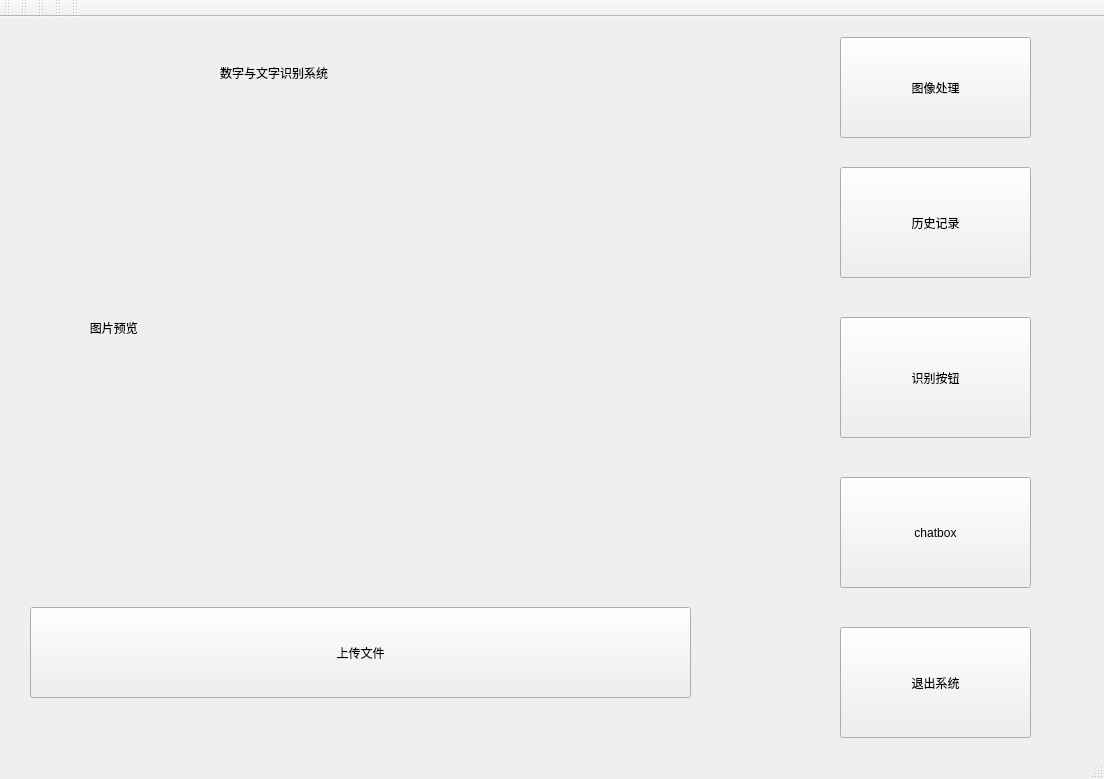
<?xml version="1.0" encoding="UTF-8"?>
<ui version="4.0">
 <class>mainwindowClass</class>
 <widget class="QMainWindow" name="mainwindowClass">
  <property name="geometry">
   <rect>
    <x>0</x>
    <y>0</y>
    <width>1104</width>
    <height>779</height>
   </rect>
  </property>
  <property name="windowTitle">
   <string>mainwindow2</string>
  </property>
  <widget class="QWidget" name="centralWidget">
   <widget class="QStackedWidget" name="stackedWidget">
    <property name="geometry">
     <rect>
      <x>0</x>
      <y>0</y>
      <width>1111</width>
      <height>741</height>
     </rect>
    </property>
    <property name="currentIndex">
     <number>0</number>
    </property>
    <widget class="QWidget" name="page">
     <widget class="QLabel" name="label_2">
      <property name="geometry">
       <rect>
        <x>220</x>
        <y>20</y>
        <width>451</width>
        <height>71</height>
       </rect>
      </property>
      <property name="styleSheet">
       <string notr="true">font: 22pt &quot;Microsoft YaHei UI&quot;;</string>
      </property>
      <property name="text">
       <string>数字与文字识别系统</string>
      </property>
     </widget>
     <widget class="QPushButton" name="pushButton">
      <property name="geometry">
       <rect>
        <x>30</x>
        <y>590</y>
        <width>661</width>
        <height>91</height>
       </rect>
      </property>
      <property name="styleSheet">
       <string notr="true">font: 16pt &quot;Microsoft YaHei UI&quot;;</string>
      </property>
      <property name="text">
       <string>上传文件</string>
      </property>
     </widget>
     <widget class="QPushButton" name="pushButton_2">
      <property name="geometry">
       <rect>
        <x>840</x>
        <y>300</y>
        <width>191</width>
        <height>121</height>
       </rect>
      </property>
      <property name="styleSheet">
       <string notr="true">font: 18pt &quot;Microsoft YaHei UI&quot;;</string>
      </property>
      <property name="text">
       <string>识别按钮</string>
      </property>
     </widget>
     <widget class="QLabel" name="label">
      <property name="geometry">
       <rect>
        <x>30</x>
        <y>90</y>
        <width>781</width>
        <height>441</height>
       </rect>
      </property>
      <property name="styleSheet">
       <string notr="true">font: 26pt &quot;Microsoft YaHei UI&quot;;</string>
      </property>
      <property name="text">
       <string>                  图片预览</string>
      </property>
     </widget>
     <widget class="QPushButton" name="pushButton_history">
      <property name="geometry">
       <rect>
        <x>840</x>
        <y>150</y>
        <width>191</width>
        <height>111</height>
       </rect>
      </property>
      <property name="styleSheet">
       <string notr="true">font: 18pt &quot;Microsoft YaHei UI&quot;;</string>
      </property>
      <property name="text">
       <string>历史记录</string>
      </property>
     </widget>
     <widget class="QPushButton" name="pushButton_4">
      <property name="geometry">
       <rect>
        <x>840</x>
        <y>610</y>
        <width>191</width>
        <height>111</height>
       </rect>
      </property>
      <property name="styleSheet">
       <string notr="true">font: 20pt &quot;Microsoft YaHei UI&quot;;</string>
      </property>
      <property name="text">
       <string>退出系统</string>
      </property>
     </widget>
     <widget class="QPushButton" name="pushButton_3">
      <property name="geometry">
       <rect>
        <x>840</x>
        <y>460</y>
        <width>191</width>
        <height>111</height>
       </rect>
      </property>
      <property name="styleSheet">
       <string notr="true">
font: 18pt &quot;Microsoft YaHei UI&quot;;</string>
      </property>
      <property name="text">
       <string>chatbox</string>
      </property>
     </widget>
     <widget class="QPushButton" name="pushButton_toPage4">
      <property name="geometry">
       <rect>
        <x>840</x>
        <y>20</y>
        <width>191</width>
        <height>101</height>
       </rect>
      </property>
      <property name="styleSheet">
       <string notr="true">font: 18pt &quot;Agency FB&quot;;</string>
      </property>
      <property name="text">
       <string>图像处理</string>
      </property>
     </widget>
    </widget>
    <widget class="QWidget" name="page_2">
     <widget class="QLabel" name="label_3">
      <property name="geometry">
       <rect>
        <x>270</x>
        <y>10</y>
        <width>581</width>
        <height>421</height>
       </rect>
      </property>
      <property name="styleSheet">
       <string notr="true">font: 26pt &quot;Microsoft YaHei UI&quot;;</string>
      </property>
      <property name="text">
       <string>                  图片预览</string>
      </property>
     </widget>
     <widget class="QTextEdit" name="textEdit">
      <property name="geometry">
       <rect>
        <x>10</x>
        <y>510</y>
        <width>791</width>
        <height>191</height>
       </rect>
      </property>
     </widget>
     <widget class="QLabel" name="label_4">
      <property name="geometry">
       <rect>
        <x>280</x>
        <y>420</y>
        <width>631</width>
        <height>61</height>
       </rect>
      </property>
      <property name="styleSheet">
       <string notr="true">font: 30pt &quot;Microsoft YaHei UI&quot;;</string>
      </property>
      <property name="text">
       <string>识别文字的展示和输出</string>
      </property>
     </widget>
     <widget class="QPushButton" name="pushButton_ocr">
      <property name="geometry">
       <rect>
        <x>840</x>
        <y>510</y>
        <width>251</width>
        <height>191</height>
       </rect>
      </property>
      <property name="styleSheet">
       <string notr="true">font: 22pt &quot;Agency FB&quot;;</string>
      </property>
      <property name="text">
       <string>识别按钮</string>
      </property>
     </widget>
    </widget>
    <widget class="QWidget" name="page_3">
     <widget class="QLabel" name="label_5">
      <property name="geometry">
       <rect>
        <x>30</x>
        <y>0</y>
        <width>251</width>
        <height>51</height>
       </rect>
      </property>
      <property name="styleSheet">
       <string notr="true">font: 27pt &quot;Microsoft YaHei UI&quot;;</string>
      </property>
      <property name="text">
       <string>历史记录</string>
      </property>
     </widget>
     <widget class="QTextEdit" name="textEdit_result">
      <property name="geometry">
       <rect>
        <x>320</x>
        <y>10</y>
        <width>771</width>
        <height>371</height>
       </rect>
      </property>
     </widget>
     <widget class="QPushButton" name="pushButton_ollama">
      <property name="geometry">
       <rect>
        <x>950</x>
        <y>400</y>
        <width>141</width>
        <height>141</height>
       </rect>
      </property>
      <property name="styleSheet">
       <string notr="true">font: 24pt &quot;Agency FB&quot;;</string>
      </property>
      <property name="text">
       <string>输入</string>
      </property>
     </widget>
     <widget class="QLineEdit" name="lineEdit_prompt">
      <property name="geometry">
       <rect>
        <x>400</x>
        <y>400</y>
        <width>531</width>
        <height>141</height>
       </rect>
      </property>
     </widget>
     <widget class="QListWidget" name="listWidget_history">
      <property name="geometry">
       <rect>
        <x>30</x>
        <y>60</y>
        <width>271</width>
        <height>111</height>
       </rect>
      </property>
     </widget>
     <widget class="QPushButton" name="pushButton_addFavorite">
      <property name="geometry">
       <rect>
        <x>950</x>
        <y>290</y>
        <width>141</width>
        <height>41</height>
       </rect>
      </property>
      <property name="text">
       <string>添加到收藏</string>
      </property>
     </widget>
     <widget class="QPushButton" name="pushButton_removeFavorite">
      <property name="geometry">
       <rect>
        <x>950</x>
        <y>340</y>
        <width>141</width>
        <height>41</height>
       </rect>
      </property>
      <property name="text">
       <string>移除收藏</string>
      </property>
     </widget>
     <widget class="QLabel" name="label_7">
      <property name="geometry">
       <rect>
        <x>40</x>
        <y>180</y>
        <width>221</width>
        <height>51</height>
       </rect>
      </property>
      <property name="styleSheet">
       <string notr="true">font: 24pt &quot;Microsoft YaHei UI&quot;;</string>
      </property>
      <property name="text">
       <string>收藏夹</string>
      </property>
     </widget>
     <widget class="QListWidget" name="listWidget_favorites">
      <property name="geometry">
       <rect>
        <x>30</x>
        <y>240</y>
        <width>271</width>
        <height>141</height>
       </rect>
      </property>
     </widget>
     <widget class="QLineEdit" name="lineEdit_search">
      <property name="geometry">
       <rect>
        <x>400</x>
        <y>570</y>
        <width>531</width>
        <height>151</height>
       </rect>
      </property>
     </widget>
     <widget class="QTextBrowser" name="textBrowser_results">
      <property name="geometry">
       <rect>
        <x>30</x>
        <y>460</y>
        <width>361</width>
        <height>261</height>
       </rect>
      </property>
     </widget>
     <widget class="QLabel" name="label_8">
      <property name="geometry">
       <rect>
        <x>50</x>
        <y>400</y>
        <width>291</width>
        <height>51</height>
       </rect>
      </property>
      <property name="styleSheet">
       <string notr="true">font: 18pt &quot;Microsoft YaHei UI&quot;;
font: 22pt &quot;Microsoft YaHei UI&quot;;</string>
      </property>
      <property name="text">
       <string>联网搜索展示</string>
      </property>
     </widget>
     <widget class="QPushButton" name="pushButton_fullSearch">
      <property name="geometry">
       <rect>
        <x>950</x>
        <y>570</y>
        <width>141</width>
        <height>151</height>
       </rect>
      </property>
      <property name="styleSheet">
       <string notr="true">font: 17pt &quot;Agency FB&quot;;</string>
      </property>
      <property name="text">
       <string>综合搜索</string>
      </property>
     </widget>
     <widget class="QPushButton" name="pushButton_util">
      <property name="geometry">
       <rect>
        <x>310</x>
        <y>470</y>
        <width>75</width>
        <height>24</height>
       </rect>
      </property>
      <property name="text">
       <string>文本清洗</string>
      </property>
     </widget>
     <widget class="QPushButton" name="pushButton_generate">
      <property name="geometry">
       <rect>
        <x>310</x>
        <y>690</y>
        <width>75</width>
        <height>24</height>
       </rect>
      </property>
      <property name="text">
       <string>AI生成</string>
      </property>
     </widget>
     <widget class="QPushButton" name="pushButton_content">
      <property name="geometry">
       <rect>
        <x>850</x>
        <y>690</y>
        <width>75</width>
        <height>24</height>
       </rect>
      </property>
      <property name="text">
       <string>内容处理</string>
      </property>
     </widget>
     <widget class="QPushButton" name="pushButton_query">
      <property name="geometry">
       <rect>
        <x>850</x>
        <y>570</y>
        <width>75</width>
        <height>24</height>
       </rect>
      </property>
      <property name="text">
       <string>查询按钮</string>
      </property>
     </widget>
    </widget>
    <widget class="QWidget" name="page_4">
     <widget class="QLabel" name="label_6">
      <property name="geometry">
       <rect>
        <x>290</x>
        <y>60</y>
        <width>581</width>
        <height>611</height>
       </rect>
      </property>
      <property name="styleSheet">
       <string notr="true">font: 26pt &quot;Microsoft YaHei UI&quot;;</string>
      </property>
      <property name="text">
       <string>修改后的图片展示</string>
      </property>
     </widget>
     <widget class="QPushButton" name="pushButton_gaussian">
      <property name="geometry">
       <rect>
        <x>880</x>
        <y>30</y>
        <width>211</width>
        <height>121</height>
       </rect>
      </property>
      <property name="styleSheet">
       <string notr="true">font: 20pt &quot;Agency FB&quot;;</string>
      </property>
      <property name="text">
       <string>高斯模糊</string>
      </property>
     </widget>
     <widget class="QPushButton" name="pushButton_gray">
      <property name="geometry">
       <rect>
        <x>880</x>
        <y>180</y>
        <width>211</width>
        <height>121</height>
       </rect>
      </property>
      <property name="styleSheet">
       <string notr="true">font: 22pt &quot;Agency FB&quot;;</string>
      </property>
      <property name="text">
       <string>灰度化</string>
      </property>
     </widget>
     <widget class="QPushButton" name="pushButton_canny">
      <property name="geometry">
       <rect>
        <x>880</x>
        <y>340</y>
        <width>211</width>
        <height>121</height>
       </rect>
      </property>
      <property name="styleSheet">
       <string notr="true">font: 22pt &quot;Agency FB&quot;;</string>
      </property>
      <property name="text">
       <string>边缘检测</string>
      </property>
     </widget>
     <widget class="QPushButton" name="pushButton_effectA">
      <property name="geometry">
       <rect>
        <x>880</x>
        <y>500</y>
        <width>211</width>
        <height>141</height>
       </rect>
      </property>
      <property name="styleSheet">
       <string notr="true">font: 22pt &quot;Agency FB&quot;;</string>
      </property>
      <property name="text">
       <string>	图像增强</string>
      </property>
     </widget>
     <widget class="QPushButton" name="pushButton_effectB">
      <property name="geometry">
       <rect>
        <x>40</x>
        <y>30</y>
        <width>211</width>
        <height>121</height>
       </rect>
      </property>
      <property name="styleSheet">
       <string notr="true">font: 22pt &quot;Agency FB&quot;;</string>
      </property>
      <property name="text">
       <string>特征检测</string>
      </property>
     </widget>
     <widget class="QPushButton" name="pushButton_effectC">
      <property name="geometry">
       <rect>
        <x>40</x>
        <y>180</y>
        <width>211</width>
        <height>111</height>
       </rect>
      </property>
      <property name="styleSheet">
       <string notr="true">font: 22pt &quot;Agency FB&quot;;</string>
      </property>
      <property name="text">
       <string>	频域滤波</string>
      </property>
     </widget>
     <widget class="QPushButton" name="pushButton_effectD">
      <property name="geometry">
       <rect>
        <x>40</x>
        <y>500</y>
        <width>211</width>
        <height>121</height>
       </rect>
      </property>
      <property name="styleSheet">
       <string notr="true">font: 22pt &quot;Agency FB&quot;;</string>
      </property>
      <property name="text">
       <string>Gamma调整</string>
      </property>
     </widget>
     <widget class="QPushButton" name="pushButton_effectE">
      <property name="geometry">
       <rect>
        <x>40</x>
        <y>330</y>
        <width>211</width>
        <height>131</height>
       </rect>
      </property>
      <property name="styleSheet">
       <string notr="true">font: 22pt &quot;Agency FB&quot;;</string>
      </property>
      <property name="text">
       <string>	前景提取</string>
      </property>
     </widget>
    </widget>
   </widget>
  </widget>
  <widget class="QMenuBar" name="menuBar">
   <property name="geometry">
    <rect>
     <x>0</x>
     <y>0</y>
     <width>1104</width>
     <height>22</height>
    </rect>
   </property>
  </widget>
  <widget class="QToolBar" name="mainToolBar">
   <attribute name="toolBarArea">
    <enum>TopToolBarArea</enum>
   </attribute>
   <attribute name="toolBarBreak">
    <bool>false</bool>
   </attribute>
  </widget>
  <widget class="QStatusBar" name="statusBar"/>
  <widget class="QToolBar" name="toolBar">
   <property name="windowTitle">
    <string>toolBar</string>
   </property>
   <attribute name="toolBarArea">
    <enum>TopToolBarArea</enum>
   </attribute>
   <attribute name="toolBarBreak">
    <bool>false</bool>
   </attribute>
  </widget>
  <widget class="QToolBar" name="toolBar_2">
   <property name="windowTitle">
    <string>toolBar_2</string>
   </property>
   <attribute name="toolBarArea">
    <enum>TopToolBarArea</enum>
   </attribute>
   <attribute name="toolBarBreak">
    <bool>false</bool>
   </attribute>
  </widget>
  <widget class="QToolBar" name="toolBar_3">
   <property name="windowTitle">
    <string>toolBar_3</string>
   </property>
   <attribute name="toolBarArea">
    <enum>TopToolBarArea</enum>
   </attribute>
   <attribute name="toolBarBreak">
    <bool>false</bool>
   </attribute>
  </widget>
  <widget class="QToolBar" name="toolBar_4">
   <property name="windowTitle">
    <string>toolBar_4</string>
   </property>
   <attribute name="toolBarArea">
    <enum>TopToolBarArea</enum>
   </attribute>
   <attribute name="toolBarBreak">
    <bool>false</bool>
   </attribute>
  </widget>
 </widget>
 <layoutdefault spacing="6" margin="11"/>
 <resources>
  <include location="mainwindow2.qrc"/>
 </resources>
 <connections/>
</ui>
